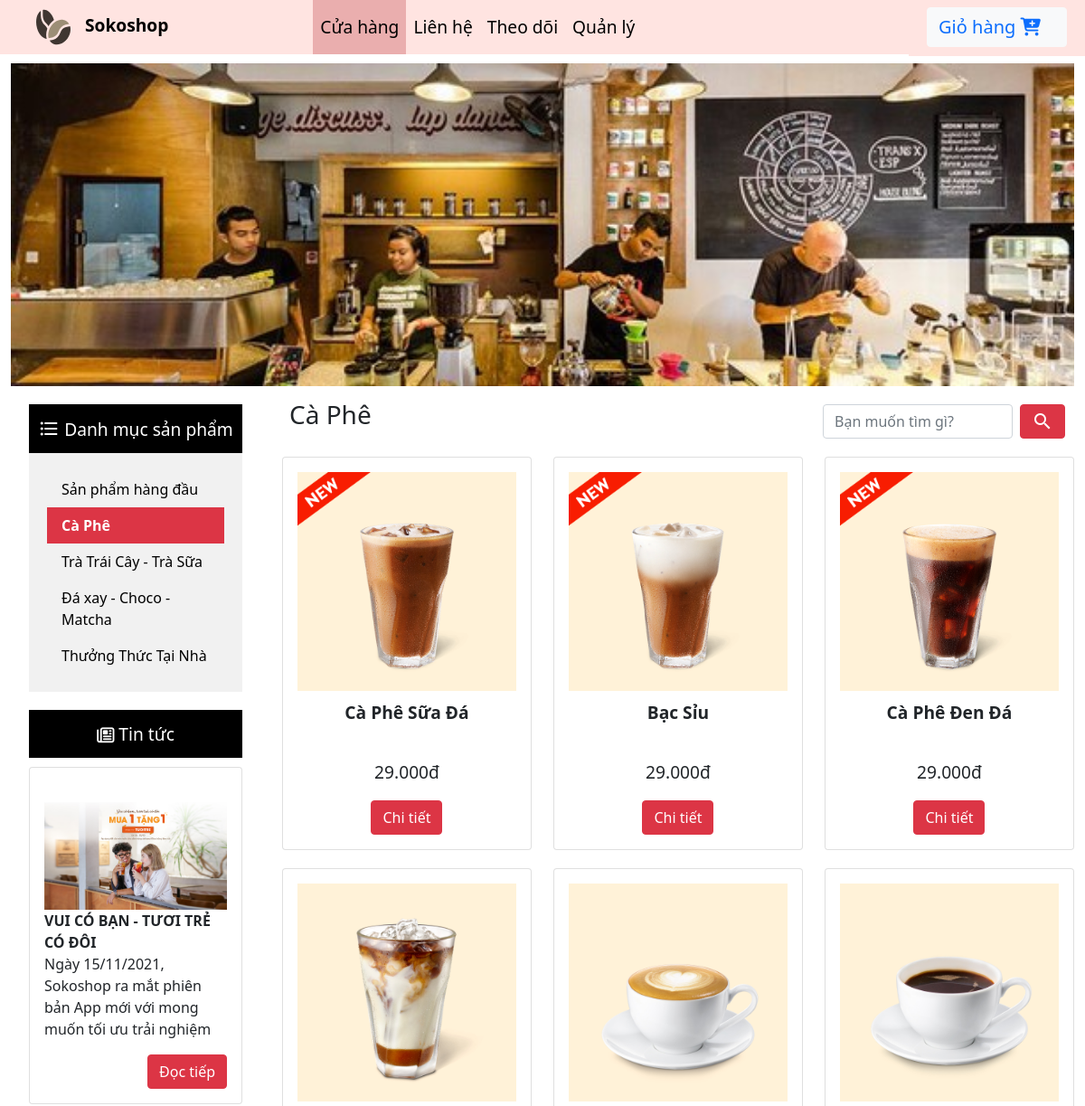
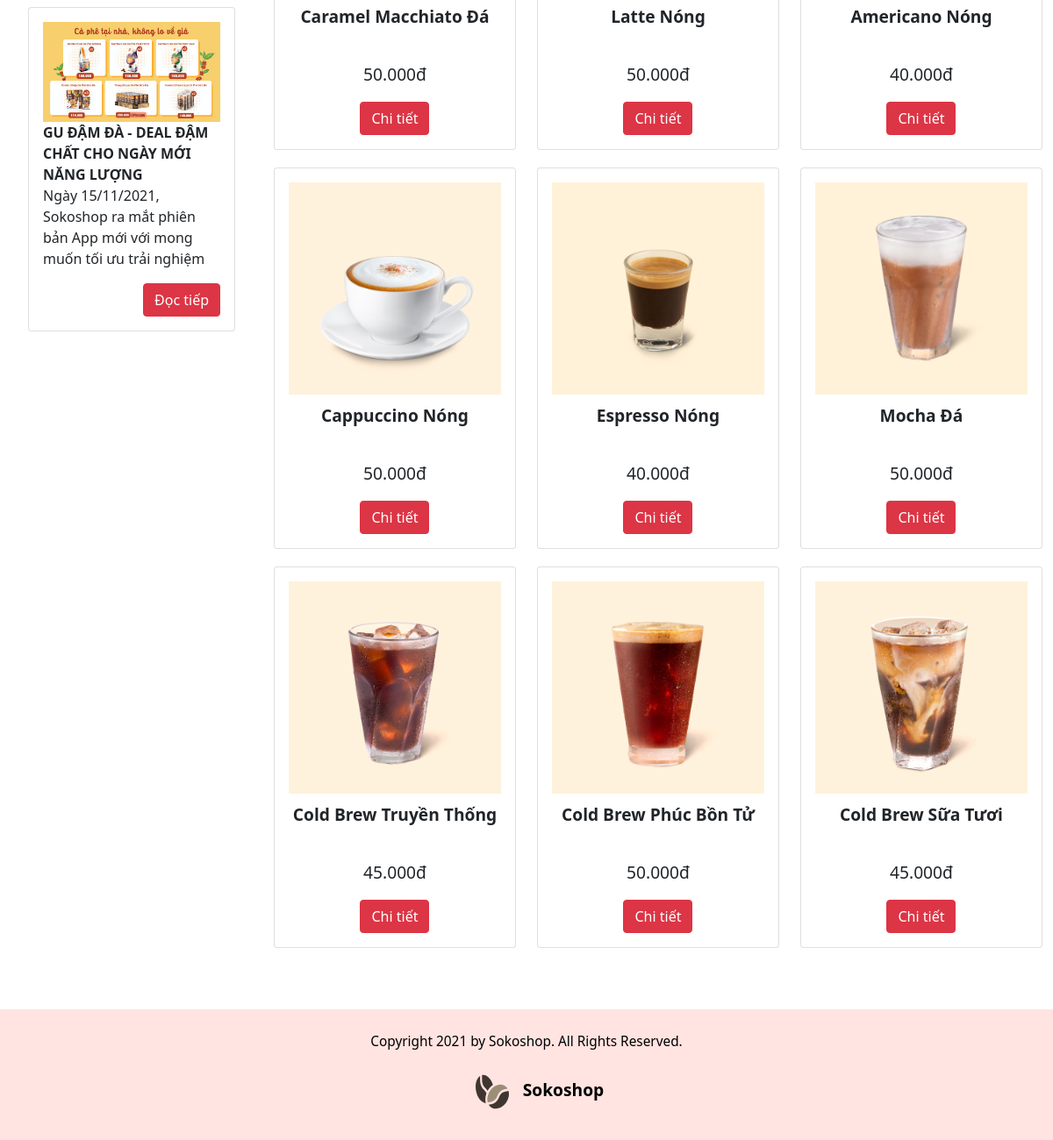
The page /Tan_Toan/coffee.php on the database its author committed (2 pictures, top to bottom).
### tables this page shows
CREATE TABLE `product` (
  `PID` char(5) NOT NULL PRIMARY KEY,
  `PRO_NAME` varchar(100)  NULL,
  `PRICE` int  NULL,
  `QUANTITY` int  NULL,
  `FUND` int  NULL,
  `IMAGE_URL` text,
  `TITLE` text,
  `DESCR` text,
  `CAT_NAME` varchar(100) NOT NULL,
  `TOP_PRO` tinyint(1)  NULL
);

### Tan_Toan/coffee.php (the view, shortened to what this page needs)
<!doctype html>
<html lang="en">
<head>
    <link type="text/css" rel="stylesheet" href="https://cdn.jsdelivr.net/npm/bootstrap@5.1.1/dist/css/bootstrap.min.css">
    <link rel="stylesheet" href="https://cdnjs.cloudflare.com/ajax/libs/font-awesome/4.7.0/css/font-awesome.min.css">
    <link rel='stylesheet prefetch' href='https://netdna.bootstrapcdn.com/font-awesome/3.2.1/css/font-awesome.css'>
    <link type="text/css" rel="stylesheet" href="style.css">
</head>
<body>
    <div class="navbar navbar-expand-md navHome">
        <div class="logo navbar-brand">
            <img id="logo" src="../IMAGE/logo.svg" alt="Logo"> Sokoshop
        </div>
        <div class="collapse navbar-collapse listNav" id="mynavbar">
            <ul class="navbar-nav me-auto">
                <li class="nav-item"><a class="nav-link active" href="#">Cửa hàng</a></li>
                <li class="nav-item"><a class="nav-link" href="#">Liên hệ</a></li>
                <li class="nav-item"><a class="nav-link" href="#">Theo dõi</a></li>
                <li class="nav-item"><a class="nav-link" href="../Thanh/login.php">Quản lý</a></li>
            </ul>
            <form class="d-flex cart">
                <button id="cart" class="btn btn-light cartButton"><a href="cart.php" class="navbar-brand">Giỏ hàng
                        <i class="fa fa-cart-plus cart-icon"></i></a>
                </button>
            </form>
        </div>
    </div>
    <div class="container-fluid">
        <div class="row">
            <img id="largeImage" src="../IMAGE/caphe.jpg" alt="Large image" style="width:100%">
        </div>
        <div class="row content">
            <div class="col-xl-3 col-lg-4 col-12 first">
                <div class="category">
                    <h4><i class="material-icons">format_list_bulleted</i> Danh mục sản phẩm</h4>
                    <ul>
                        <li><a href="index.php">Sản phẩm hàng đầu</a></li>
                        <li><a class="active">Cà Phê</a></li>
                        <li><a href="tea.php">Trà Trái Cây - Trà Sữa</a></li>
                        <li><a href="ice_blended.php">Đá xay - Choco - Matcha</a></li>
                        <li><a href="enjoy_at_home.php">Thưởng Thức Tại Nhà</a></li>
                    </ul>
                </div>
                <div class="news">
                    <h4><i class="fa fa-newspaper-o"></i> Tin tức</h4>
                    <div class="card">
                        <div class="card-body">
                            <img class="imageCard" src="../IMAGE/news1.jpg" alt="Card image" style="width:100%">
                            <p class="card-text">
                                <span style="font-weight:bold;">VUI CÓ BẠN - TƯƠI TRẺ CÓ ĐÔI</span><br>
                                Ngày 15/11/2021, Sokoshop ra mắt phiên bản App mới với mong muốn tối ưu trải nghiệm
                            </p>
                            <button type="button" class="btn btn-danger">Đọc tiếp</button>
                        </div>
                    </div>
                    <div class="card">
                        <div class="card-body">
                            <img class="imageCard" src="../IMAGE/news2.jpg" alt="Card image" style="width:100%">
                            <p class="card-text">
                                <span style="font-weight:bold;">GU ĐẬM ĐÀ - DEAL ĐẬM CHẤT CHO NGÀY MỚI NĂNG
                                    LƯỢNG</span><br>
                                Ngày 15/11/2021, Sokoshop ra mắt phiên bản App mới với mong muốn tối ưu trải nghiệm
                            </p>
                            <button type="button" class="btn btn-danger">Đọc tiếp</button>
                        </div>
                    </div>
                </div>
            </div>
            <div class="col-xl-9 col-lg-8 col-12 second">
                <div class="row">
                    <div class="col-md-6 col-12 mainHeader">
                        <h3>Cà Phê</h3>
                    </div>
                    <div class="col-md-6 col-12 search">
                        <form action="search.php" class="d-flex searchTool" method="GET">
                            <input class="form-control me-2" type="text" name="search" placeholder="Bạn muốn tìm gì?">
                            <button class="btn btn-danger" type="submit"><i class="material-icons">search</i></button>
                        </form>
                    </div>
                </div>
                <div class="row">
                    <?php
                    $servername = "localhost";
                    $username = "root";
                    $password = "";
                    $dbname = "sokoshop";
                    $conn = new mysqli($servername, $username, $password, $dbname);
                    $sql = "select * from PRODUCT where CAT_NAME = 'Cà Phê'";
                    $result = $conn->query($sql);
                    while ($row = mysqli_fetch_assoc($result)) {
                        echo '<div class="col-xl-4 col-lg-6 col-md-4 col-lg-offset-1 col-sm-6 col-12">
                            <div class="card">
                                <div class="card-body">
                                    <img class="imageCard" src=' . $row["IMAGE_URL"] . ' alt="Card image" style="width:100%">
                                    <div class="card-text">
                                        <p class="pro_name">' . $row["PRO_NAME"] . '</p>
                                        <p class="pro_price">' . $row["PRICE"] / 1000 . '.' . '000' . 'đ</p>
                                    </div>
                                    <button type="button" class="btn btn-danger" data-bs-toggle="modal" data-bs-target=' . '#' . 'detail' . $row["PID"] . '>Chi tiết</button>
                                </div>
                            </div>
                        </div>';
                    }
                    ?>
                </div>
            </div>
        </div>
    </div>
    <footer>
        <div class="logoFooter">
            <p>Copyright 2021 by Sokoshop. All Rights Reserved.</p>
            <img id="logo" src="../IMAGE/logo.svg" alt="Logo"> Sokoshop
        </div>
    </footer>
</body>
</html>

### Tan_Toan/style.css (style rules this page uses)
.logo { margin: 0px 10px; padding-right: 150px; font-size: 1.2em; color: black; font-weight: bold; }
#logo { height: 40px; margin: 10px 10px 10px 30px; }
.navHome { background-color: #FFE4E1; height: 60px; }
.listNav, .cart { margin: 0; padding: 0; }
.listNav ul { list-style-type: none; margin: 0; padding: 0; overflow: hidden; background-color: #FFE4E1; }
.listNav li { float: left; }
.listNav li a { display: block; color: black; font-size: 1.2em; text-align: center; line-height: 20px; padding: 20px; text-decoration: none; }
.listNav .active { background-color: #EAAEAE; }
#largeImage { margin-top: 10px; }
.content { background-color: white; }
.cartButton { float: right; margin: 10px 20px; }
.category, .news { margin: 20px; }
.category ul { list-style-type: none; margin: 0; padding: 20px; width: 100%; background-color: #f1f1f1; }
.category li a { display: block; color: #000; padding: 8px 16px; text-decoration: none; margin: 0; }
.category li a.active { background-color: #DC3545; color: white; font-weight: bold; text-decoration: none; }
.category i, .news i { color: white; vertical-align: bottom; }
.second i { vertical-align: bottom; }
.second .card { margin-bottom: 20px; text-align: center; transition: all 0.5s; }
.first .card { margin-top: 10px; }
.first button { float: right; }
.second .card-text { font-size: 1.2em; margin-top: 10px; }
.category h4, .news h4 { font-size: 1.2em; background-color: black; color: white; text-align: center; padding: 15px 0px; margin: 0; }
.mainHeader { padding: 15px 20px; }
.searchTool { margin: 20px 10px; float: right; }
.searchTool input { width: 300px; }
.nav-item { background-color: #EAAEAE; border-top-left-radius: 5px; border-top-right-radius: 5px; }
.nav-link { color: black; }
.logoFooter { padding: 10px 30px; font-size: 1.2em; color: black; font-weight: bold; }
footer p { font-weight: normal; font-size: 0.8em; }
footer { padding: 15px; color: black; text-align: center; background-color: #FFE4E1; }
.pro_name { height: 50px; font-weight: bold; }
@media screen and (max-width: 1200px) { .searchTool input { max-width: 210px; } }
.nav-item { border-radius: 0 !important; background-color: #FFE4E1; }
.cart { background-color: #FFE4E1; }
footer { margin-top: 50px; }

### rows shown on the page
product: IMAGE_URL (picture), PRO_NAME "Cà Phê Sữa Đá", $row['PRICE']/1000 "29"
product: IMAGE_URL (picture), PRO_NAME "Bạc Sỉu", $row['PRICE']/1000 "29"
product: IMAGE_URL (picture), PRO_NAME "Cà Phê Đen Đá", $row['PRICE']/1000 "29"
product: IMAGE_URL (picture), PRO_NAME "Caramel Macchiato Đá", $row['PRICE']/1000 "50"
product: IMAGE_URL (picture), PRO_NAME "Latte Nóng", $row['PRICE']/1000 "50"
product: IMAGE_URL (picture), PRO_NAME "Americano Nóng", $row['PRICE']/1000 "40"
product: IMAGE_URL (picture), PRO_NAME "Cappuccino Nóng", $row['PRICE']/1000 "50"
product: IMAGE_URL (picture), PRO_NAME "Espresso Nóng", $row['PRICE']/1000 "40"
product: IMAGE_URL (picture), PRO_NAME "Mocha Đá", $row['PRICE']/1000 "50"
product: IMAGE_URL (picture), PRO_NAME "Cold Brew Truyền Thống", $row['PRICE']/1000 "45"
product: IMAGE_URL (picture), PRO_NAME "Cold Brew Phúc Bồn Tử", $row['PRICE']/1000 "50"
product: IMAGE_URL (picture), PRO_NAME "Cold Brew Sữa Tươi", $row['PRICE']/1000 "45"
